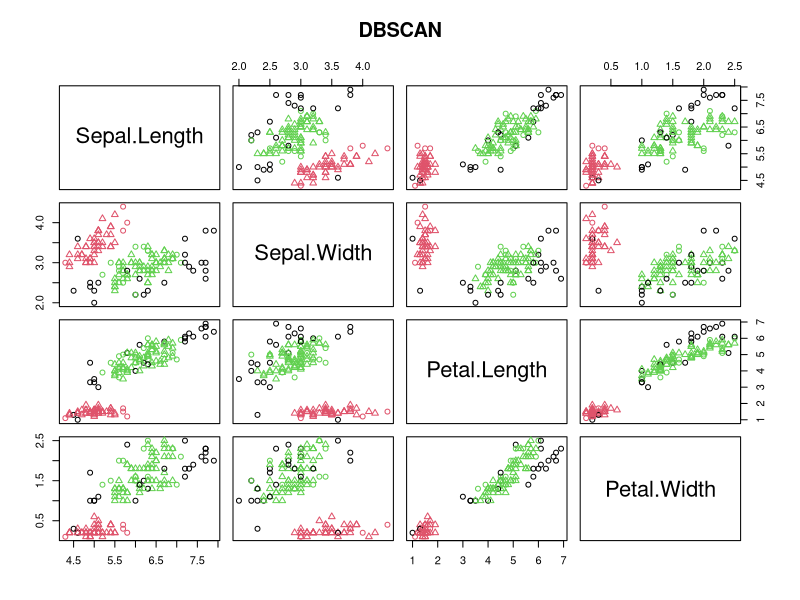
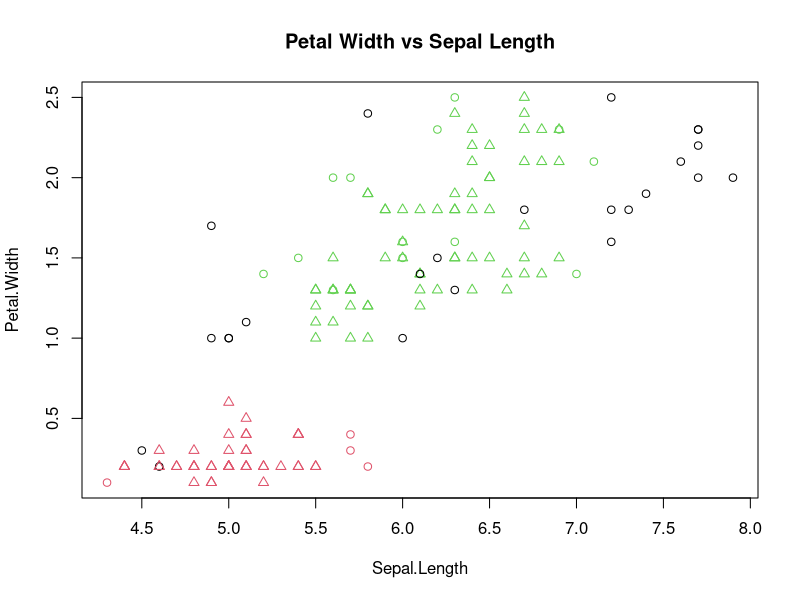

These figures' R source, in order:

## DBSCAN
###################################################
# Step 1: load fpc package
#install.packages("fpc")
#install.packages("mclust")
library(fpc)

# Remove label from iris dataset
iris2 <- iris[-5] # remove class tags

# Step 2: Apply DbScan clustering
ds_model <- dbscan(iris2, eps=0.45, MinPts=5)


# Interpretation of Model
ds_model
# 1 to 3 : identified clusters
# 0: noises or outliers, objects that are not assigned to any clusters

# Check the cluster
ds_model$cluster

# compare clusters with original class labels
table(ds_model$cluster, iris$Species)

# Plot Cluster
plot(ds_model, iris2, main = "DBSCAN")
plot(ds_model, iris2[c(1,4)], main = "Petal Width vs Sepal Length")
